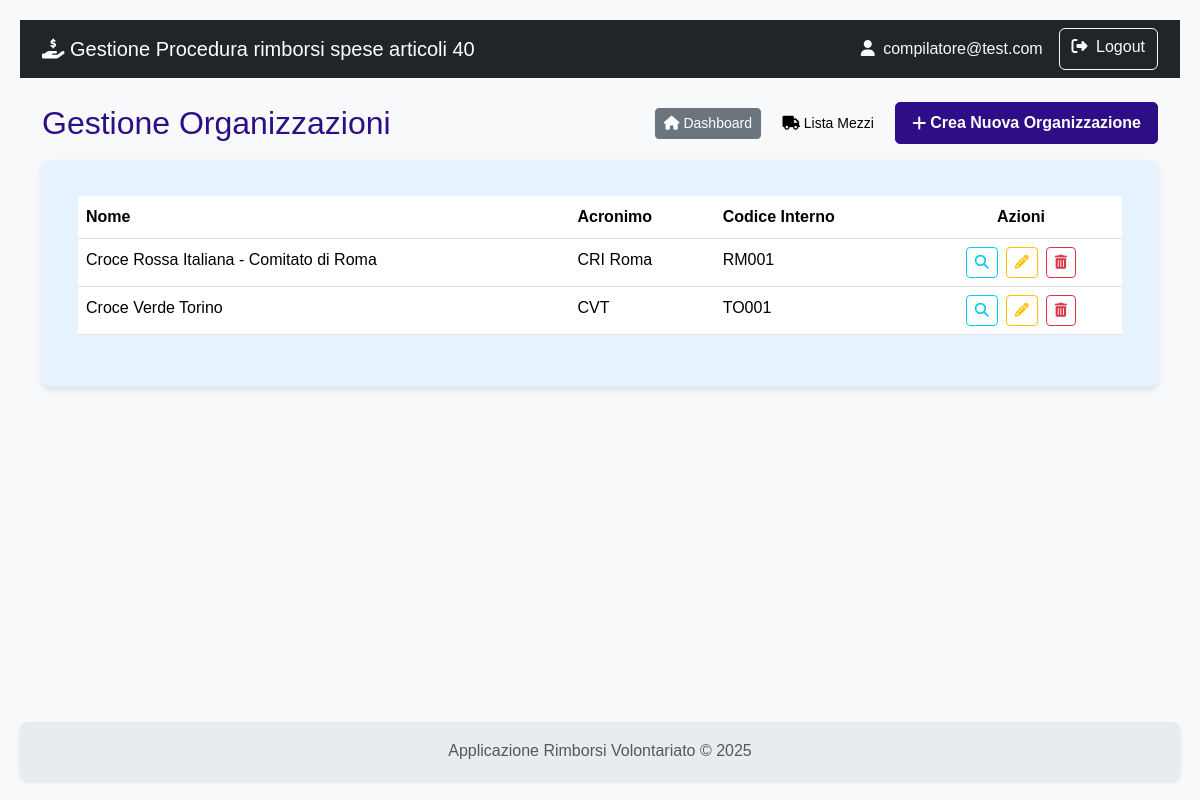
Page /anagrafica/organizzazioni (signed in) on the committed database.
### rimborsi/models.py (models this page shows)
class User(db.Model, UserMixin):
    id = db.Column(db.Integer, primary_key=True)
    username = db.Column(db.String(80), nullable=False)
    email = db.Column(db.String(120), nullable=False)
    password_hash = db.Column(db.String(120), nullable=False)
    role = db.Column(db.String(20), nullable=False)
    organizzazioni = db.relationship('Organizzazione', secondary=associazione_utente_organizzazione, back_populates='utenti_compilatori')
    __table_args__ = (
        db.UniqueConstraint('username', name='uq_user_username'),
        db.UniqueConstraint('email', name='uq_user_email'),
    )

class Organizzazione(db.Model):
    id = db.Column(db.Integer, primary_key=True)
    nome = db.Column(db.String(150), nullable=False)
    acronimo = db.Column(db.String(20))
    codice_interno = db.Column(db.String(20)) # Rimosso unique=True
    indirizzo = db.Column(db.String(200))
    mezzi = db.relationship('MezzoAttrezzatura', backref='organizzazione', lazy=True)
    richieste = db.relationship('Richiesta', backref='organizzazione', lazy=True)
    utenti_compilatori = db.relationship('User', secondary=associazione_utente_organizzazione, back_populates='organizzazioni')
    __table_args__ = (db.UniqueConstraint('codice_interno', name='uq_organizzazione_codice_interno'),)

### rimborsi/anagrafica/routes.py (the view)
@anagrafica_bp.route('/organizzazioni')
@login_required
def lista_organizzazioni():
    organizzazioni = Organizzazione.query.order_by(Organizzazione.nome).all()
    return render_template('anagrafica/lista_organizzazioni.html', organizzazioni=organizzazioni)

### rimborsi/templates/anagrafica/lista_organizzazioni.html (shortened to what this page needs)
{% extends 'base.html' %}
{% block content %}
    <div class="d-flex justify-content-between align-items-center mb-3">
        <div>
            <h2 class="mb-0">Gestione Organizzazioni</h2>
        </div>
        <div>
            <a href="{{ url_for('main.dashboard') }}" class="btn btn-secondary btn-sm me-2">
                <i class="fas fa-home"></i> Dashboard
            </a>
            <a href="{{ url_for('anagrafica.lista_tutti_mezzi') }}" class="btn btn-light btn-sm me-2">
                <i class="fas fa-truck"></i> Lista Mezzi
            </a>
            <a href="{{ url_for('anagrafica.crea_organizzazione') }}" class="btn btn-primary">
                <i class="fas fa-plus me-1"></i> Crea Nuova Organizzazione
            </a>
        </div>
    </div>
    <div class="card shadow-sm">
        <div class="card-body">
            <table class="table table-hover">
                <thead>
                    <tr>
                        <th>Nome</th>
                        <th>Acronimo</th>
                        <th>Codice Interno</th>
                        <th class="text-center">Azioni</th>
                    </tr>
                </thead>
                <tbody>
                    {% for org in organizzazioni %}
                    <tr>
                        <td>{{ org.nome }}</td>
                        <td>{{ org.acronimo }}</td>
                        <td>{{ org.codice_interno }}</td>
                        <td class="text-center">
                            <div class="d-flex justify-content-center gap-2">
                                <a href="{{ url_for('anagrafica.lista_mezzi', org_id=org.id) }}" class="btn btn-outline-info btn-sm" title="Visualizza mezzi/attrezzature">
                                    <i class="fas fa-search"></i>
                                </a>
                                <a href="{{ url_for('anagrafica.modifica_organizzazione', org_id=org.id) }}" class="btn btn-outline-warning btn-sm" title="Modifica organizzazione">
                                    <i class="fas fa-pencil-alt"></i>
                                </a>
                                <form action="{{ url_for('anagrafica.cancella_organizzazione', org_id=org.id) }}" method="POST" class="d-inline">
                                    <button type="submit" class="btn btn-outline-danger btn-sm" onclick="return confirm('Sei sicuro di voler eliminare questa organizzazione? Verrà cancellata solo se non ha mezzi associati.');" title="Elimina organizzazione">
                                        <i class="fas fa-trash-alt"></i>
                                    </button>
                                </form>
                            </div>
                        </td>
                    </tr>
                    {% else %}
                    <tr>
                        <td colspan="4" class="text-center">Nessuna organizzazione trovata.</td>
                    </tr>
                    {% endfor %}
                </tbody>
            </table>
        </div>
    </div>
{% endblock %}

### rimborsi/templates/base.html (shortened to what this page needs)
<!doctype html>
<html lang="it" class="h-100">
<head>
    <link href="https://cdn.jsdelivr.net/npm/bootstrap@5.3.3/dist/css/bootstrap.min.css" rel="stylesheet" xintegrity="sha384-QWTKZyjpPEjISv5WaRU9OFeRpok6YctnYmDr5pNlyT2bRjXh0JMhjY6hW+ALEwIH">
    <link rel="stylesheet" href="https://cdnjs.cloudflare.com/ajax/libs/font-awesome/6.5.2/css/all.min.css" xintegrity="sha512-SnH5WK+bZxgPHs44uWIX+LLJAJ9/2PkPKZ5QiAj6Ta86w+fsb2TkcmfRyVX3pBnMFcV7oQPJkl9QevSCWr3W6A==" />
    <link rel="stylesheet" href="{{ url_for('static', filename='css/styles.css') }}">
</head>
<body>
    <nav class="navbar navbar-expand-lg navbar-dark bg-dark">
        <div class="container">
            <a class="navbar-brand" href="{{ url_for('auth.index') }}">
                <i class="fas fa-hand-holding-dollar"></i>
                Gestione Procedura rimborsi spese articoli 40
            </a>
            <div class="collapse navbar-collapse" id="navbarNav">
                <div class="d-flex ms-auto">
                    {% if current_user.is_authenticated %}
                        <span class="navbar-text me-3 text-light">
                            <i class="fas fa-user me-1"></i> {{ current_user.email }}
                        </span>
                        <a href="{{ url_for('auth.logout') }}" class="btn btn-outline-light">
                            <i class="fas fa-sign-out-alt me-1"></i> Logout
                        </a>
                    {% else %}
                        <a href="{{ url_for('auth.registrati') }}" class="btn btn-outline-light me-2">Registrati</a>
                        <a href="{{ url_for('auth.login') }}" class="btn btn-outline-light">Login</a>
                    {% endif %}
                </div>
            </div>
        </div>
    </nav>
    <main class="container my-4">
        {% block content %}{% endblock %}
    </main>
    <footer class="footer mt-auto py-3">
        <div class="container text-center">
            <span class="text-muted">Applicazione Rimborsi Volontariato &copy; 2025</span>
        </div>
    </footer>
</body>
</html>

### rimborsi/static/css/styles.css (style rules this page uses)
:root { --color-primary: #2e0e86; --color-primary-hover: #142fca; --color-text-light: #ffffff; --color-card-bg: #e6f2ff; --color-card-text: #00366d; --color-bg: #f4f4f4; --color-text-dark: #333; --color-link: #0055a4; --border-radius: 8px; --box-shadow: 0 2px 4px rgba(0, 0, 0, 0.1); --box-shadow-card: 0 3px 6px rgba(0, 0, 0, 0.1); --transition-standard: all 0.3s ease; }
body { font-family: Arial, sans-serif; background-color: var(--color-bg); color: var(--color-text-dark); margin: 0; padding: 20px; line-height: 1.6; }
h1, h2, h3, h4, h5, h6 { color: var(--color-primary); margin-top: 0; }
a { color: var(--color-link); text-decoration: none; }
.btn-primary { background-color: var(--color-primary) !important; border-color: var(--color-primary) !important; color: var(--color-text-light) !important; font-weight: bold !important; text-decoration: none !important; display: inline-flex !important; align-items: center !important; justify-content: center !important; padding: 0.5rem 1rem !important; border-radius: 5px !important; transition: var(--transition-standard) !important; cursor: pointer; }
.btn-primary i { margin-right: 0.25rem !important; }
.card { flex: 1; background-color: var(--color-card-bg); color: var(--color-card-text); border-radius: var(--border-radius); padding: 20px; box-shadow: var(--box-shadow-card); transition: transform 0.2s ease-in-out; border: none; }
.card-body i { transition: var(--transition-standard); }
.shadow-sm { box-shadow: var(--box-shadow-card) !important; }
.text-center { text-align: center; }
.footer { display: flex; justify-content: left; gap: 20px; background-color: var(--color-primary); padding: 15px 20px; border-radius: var(--border-radius); margin-top: 20px; box-shadow: var(--box-shadow); }

### rimborsi/templates/base.html (style rules this page uses)
body { display: flex; flex-direction: column; min-height: 100vh; background-color: #f8f9fa; }
main { flex: 1; }
.footer { background-color: #e9ecef; }

### rows in the picture
User: email "compilatore@test.com"
Organizzazione: nome "Croce Rossa Italiana - Comitato di Roma", acronimo "CRI Roma", codice_interno "RM001"
Organizzazione: nome "Croce Verde Torino", acronimo "CVT", codice_interno "TO001"
